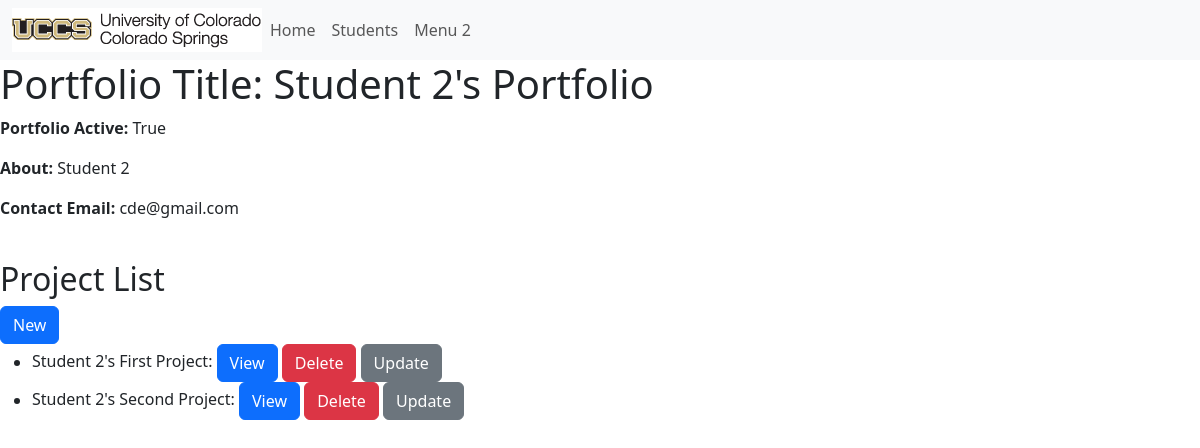
The app's page /portfolio/3, older data.
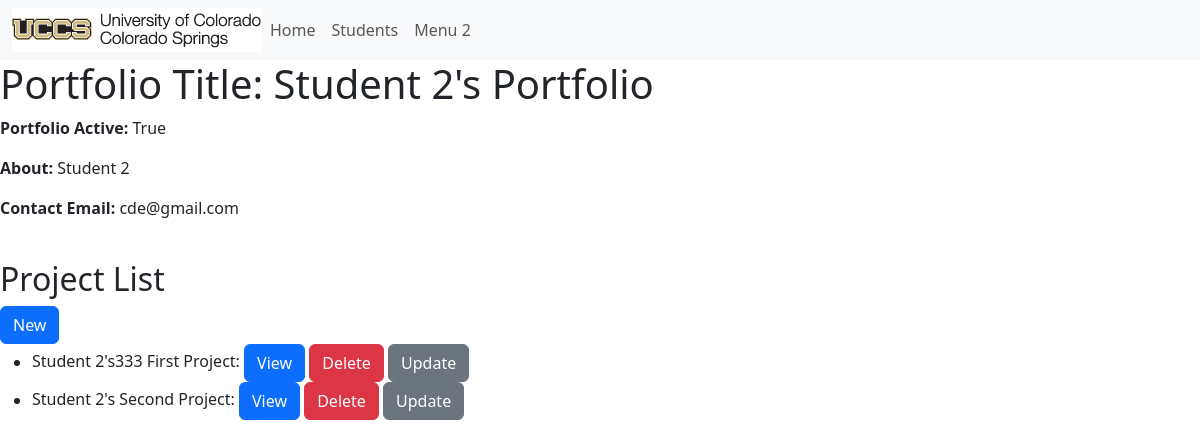
The same page, newer data.
### portfolio_app/models.py (models this page shows, shortened)
class Project(models.Model):
    title = models.CharField("Title", max_length=200)
    about = models.TextField(blank=False, null=False)
    portfolio = models.ForeignKey(Portfolio, on_delete=models.CASCADE, default=None)
    def get_absolute_url(self):
        return reverse("project-detail", args=[str(self.id)])

### portfolio_app/views.py (the view)
# urls.py: path('portfolio/<int:pk>', views.PortfolioDetailView.as_view(), name='portfolio-detail'),
class PortfolioDetailView(generic.DetailView):
    model = Portfolio
    def get_context_data(self, **kwargs):
        context = super(PortfolioDetailView, self).get_context_data(**kwargs)
        project_list = Project.objects.filter(portfolio_id=self.object)
        context['project_list'] = project_list
        return context

### portfolio_app/templates/portfolio_app/portfolio_detail.html
{% extends 'portfolio_app/base_template.html' %}
{% block content %}
<h1>Portfolio Title: {{ portfolio.title }}</h1>
<p><strong>Portfolio Active:</strong> {{ portfolio.is_active }}</p>
<p><strong>About:</strong> {{ portfolio.student.name }}</p>
<p><strong>Contact Email:</strong> {{ portfolio.student.email }}</p>
<br>
<h2>Project List</h2>
<a class="btn btn-primary" href="{% url 'create_project' portfolio.id %}" role="button">New</a>
{% if project_list %}
<ul>
   {% for project in project_list %}
   <li>
      {{ project.title }}:
      <a class="btn btn-primary" href="{{ project.get_absolute_url }}" role="button">View</a>
      <a class="btn btn-danger" href="{% url 'project-delete' pk=project.id %}" role="button">Delete</a>
      <a class="btn btn-secondary" href="{% url 'project-update' pk=project.id %}" role="button">Update</a>
   </li>
   {% endfor %}
</ul>
{% endif %}
{% endblock %}

Row changes from the older to the newer data that the page shows:
changed Project: title "Student 2's First Project" → "Student 2's333 First Project"
